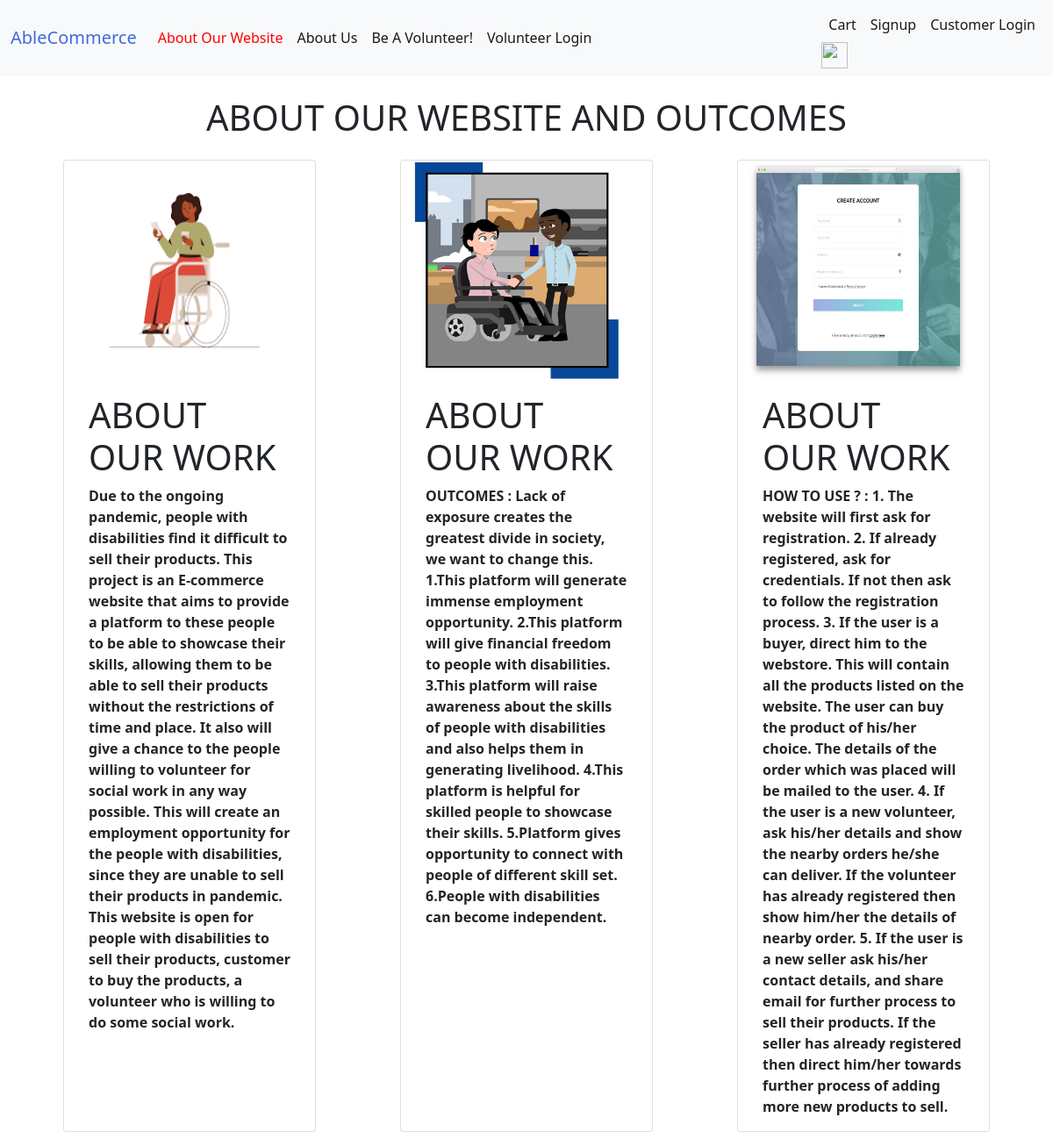
Page /store/aboutourwebsite on the committed database.
### store/models/info.py (models this page shows, shortened)
class info(models.Model):
    name=models.CharField(max_length=200,default='')
    information = models.TextField(max_length=10000)
    image = models.ImageField(upload_to='store/info', default='')
    @staticmethod
    def info_get_all():
        return info.objects.all()

### store/views/others.py (the view)
# urls.py: path('aboutourwebsite', others.infom, name='infom'),
def infom(request):
    information = info.info_get_all()
    return render(request, "info.html", {'information': information})

### store/templates/info.html (shortened to what this page needs)
<!DOCTYPE html>
<html lang="en">
<head>
  <link href="https://cdn.jsdelivr.net/npm/bootstrap@5.0.1/dist/css/bootstrap.min.css" rel="stylesheet">
<nav class="navbar navbar-expand-lg navbar-light bg-light">
  <div class="container-fluid">
    <a  style="color:royalblue;" class="navbar-brand" href="http://127.0.0.1:8000/store/">AbleCommerce</a>
    <div class="collapse navbar-collapse" id="navbarSupportedContent">
      <ul class="navbar-nav me-auto mb-2 mb-lg-0">
        <li class="nav-item">
          <a style="color: red;" class="nav-link active" aria-current="page" href="http://127.0.0.1:8000/store/aboutourwebsite"></i>About Our Website</a>
        </li>
        <li class="nav-item">
          <a class="nav-link active" aria-current="page" href="http://127.0.0.1:8000/store/aboutus"></i>About Us</a>
        </li>
        <li class="nav-item">
          <a class="nav-link active" aria-current="page" href="http://127.0.0.1:8000/store/volunteer">Be A Volunteer!</a>
        </li>
        <li class="nav-item">
          <a class="nav-link active" aria-current="page" href="http://127.0.0.1:8000/store/volunteerlogin"> Volunteer Login</a>
        </li>
      </ul>
      <ul class="navbar-nav my-2 my-lg-0">
        {% if request.session.customer_id %}
        <li class="nav-item">
          <a class="nav-link active" aria-current="page" href="/store/cart">Cart</a>
          <img  style="height: 30px;width: 30px;"src="https://cdn-icons-png.flaticon.com/512/34/34627.png" alt="">
          </li>
        <li class="nav-item">
          <a class="nav-link active" aria-current="page" href="/store/logout">Logout</a>
          </li>
            <li class="nav-item">
              <a class="nav-link active" aria-current="page" href="/store/orders">Orders</a>
              </li>
         {% else %}
         <li class="nav-item">
          <a class="nav-link active" aria-current="page" href="/store/cart">Cart</a>
          <img  style="height: 30px;width: 30px;"src="https://image.flaticon.com/icons/png/128/891/891462.png" alt="">
          </li>
         <li class="nav-item">
          <a class="nav-link active" aria-current="page" href="http://127.0.0.1:8000/store/signup">Signup</a>
          </li>
          <li class="nav-item">
            <a class="nav-link active" aria-current="page" href="http://127.0.0.1:8000/store/customerlogin">Customer Login</a>
          </li>
        {% endif %}
      </ul>
    </div>
  </div>
</nav>
<div class="container-fluid mt-4">
   <div class="text-center" aria-hidden="true">
     <h1> ABOUT OUR WEBSITE AND OUTCOMES  </h1>
   </div>
    <div class="container-fluid mt-4">
       <div class="row mx-auto">
         {% for b in information %}
      <div class="card mx-auto mb-3" style="width: 18rem;">
        <img src="{{b.image.url}}" style="height: 250px;width: 250px;" class="card-img-top" alt="Caption">
          <div class="card-body">
            <h1 class="card-title">ABOUT OUR WORK</h1>
            <p class="card-text"><b> {{b.information}}</b></p>
           </div>
 </div>
  {% endfor %}
</div>
</div>
</div>
</head>
</html>

### rows in the picture
info: image (picture), information "Due to the ongoing pandemic, people with disabilities find it difficult to sell their products. This project is an E-commerce website that aims to provide a platform to these people to be able to showcase their skills, allowing them to be able to sell their products without the restrictions of time and place. It also will give a chance to the people willing to volunteer for social work in any way possible. This will create an employment opportunity for the people with disabilities, since they are unable to sell their products in pandemic. This website is open for people with disabilities to sell their products, customer to buy the products, a volunteer who is willing to do some social work."
info: image (picture), information "OUTCOMES : Lack of exposure creates the greatest divide in society, we want to change this. 1.This platform will generate immense employment opportunity. 2.This platform will give financial freedom to people with disabilities. 3.This platform will raise awareness about the skills of people with disabilities and also helps them in generating livelihood. 4.This platform is helpful for skilled people to showcase their skills. 5.Platform gives opportunity to connect with people of different skill set. 6.People with disabilities can become independent."
info: image (picture), information "HOW TO USE ? : 1. The website will first ask for registration. 2. If already registered, ask for credentials. If not then ask to follow the registration process. 3. If the user is a buyer, direct him to the webstore. This will contain all the products listed on the website. The user can buy the product of his/her choice. The details of the order which was placed will be mailed to the user. 4. If the user is a new volunteer, ask his/her details and show the nearby orders he/she can deliver. If the volunteer has already registered then show him/her the details of nearby order. 5. If the user is a new seller ask his/her contact details, and share email for further process to sell their…"
